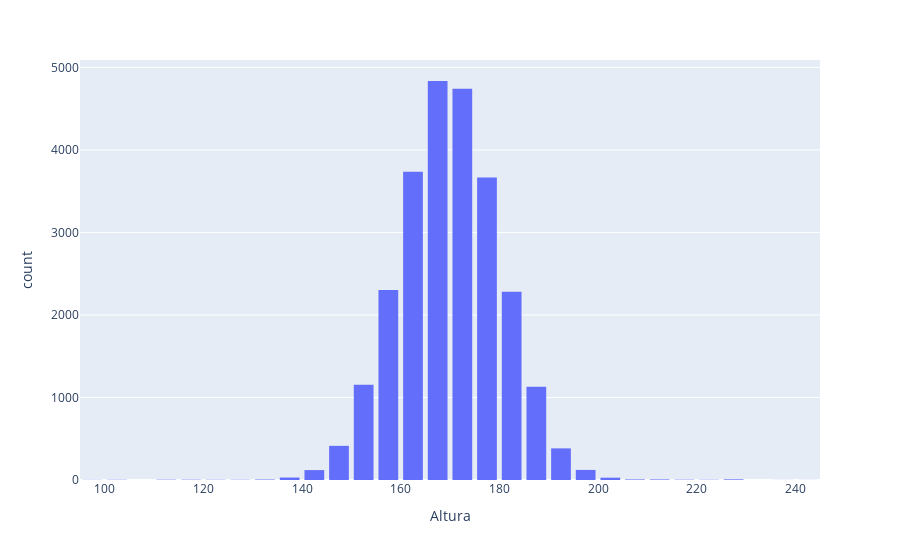

This figure's notebook cell:
### Code cell
import plotly.express as px
fig = px.histogram(data, x="Altura",nbins=30)
fig.update_layout(bargap=0.2)
fig.show()

### Figure 1 — Plotly figure (JSON) as saved in the notebook; plotly's stock layout.template omitted (floating-point values rounded to 4 significant figures; data arrays with more than 128 entries replaced by an {"elided": "..."} marker saying what was removed)
{"data": [{"alignmentgroup": "True", "bingroup": "x", "hovertemplate": "Altura=%{x}<br>count=%{y}<extra></extra>", "legendgroup": "", "marker": {"color": "#636efa", "pattern": {"shape": ""}}, "name": "", "nbinsx": 30, "offsetgroup": "", "orientation": "v", "showlegend": false, "type": "histogram", "x": {"elided": "25000 float values"}, "xaxis": "x", "yaxis": "y"}], "layout": {"bargap": 0.2, "barmode": "relative", "legend": {"tracegroupgap": 0}, "margin": {"t": 60}, "xaxis": {"anchor": "y", "domain": [0, 1], "title": {"text": "Altura"}}, "yaxis": {"anchor": "x", "domain": [0, 1], "title": {"text": "count"}}}}
